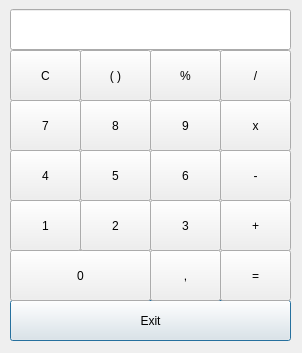
<?xml version="1.0" encoding="UTF-8"?>
<ui version="4.0">
 <class>Dialog</class>
 <widget class="QDialog" name="Dialog">
  <property name="geometry">
   <rect>
    <x>0</x>
    <y>0</y>
    <width>302</width>
    <height>353</height>
   </rect>
  </property>
  <property name="windowTitle">
   <string>Dialog</string>
  </property>
  <widget class="QPushButton" name="pushButton">
   <property name="geometry">
    <rect>
     <x>10</x>
     <y>300</y>
     <width>281</width>
     <height>41</height>
    </rect>
   </property>
   <property name="text">
    <string>Exit</string>
   </property>
  </widget>
  <widget class="QPushButton" name="pushButton_13">
   <property name="geometry">
    <rect>
     <x>10</x>
     <y>250</y>
     <width>141</width>
     <height>51</height>
    </rect>
   </property>
   <property name="text">
    <string>0</string>
   </property>
   <property name="iconSize">
    <size>
     <width>30</width>
     <height>30</height>
    </size>
   </property>
  </widget>
  <widget class="QPushButton" name="pushButton_18">
   <property name="geometry">
    <rect>
     <x>10</x>
     <y>100</y>
     <width>71</width>
     <height>51</height>
    </rect>
   </property>
   <property name="text">
    <string>7</string>
   </property>
   <property name="iconSize">
    <size>
     <width>30</width>
     <height>30</height>
    </size>
   </property>
  </widget>
  <widget class="QLineEdit" name="lineEdit">
   <property name="geometry">
    <rect>
     <x>10</x>
     <y>9</y>
     <width>281</width>
     <height>41</height>
    </rect>
   </property>
  </widget>
  <widget class="QPushButton" name="pushButton_20">
   <property name="geometry">
    <rect>
     <x>10</x>
     <y>50</y>
     <width>71</width>
     <height>51</height>
    </rect>
   </property>
   <property name="text">
    <string>C</string>
   </property>
   <property name="iconSize">
    <size>
     <width>30</width>
     <height>30</height>
    </size>
   </property>
  </widget>
  <widget class="QPushButton" name="pushButton_9">
   <property name="geometry">
    <rect>
     <x>10</x>
     <y>150</y>
     <width>71</width>
     <height>51</height>
    </rect>
   </property>
   <property name="text">
    <string>4</string>
   </property>
   <property name="iconSize">
    <size>
     <width>30</width>
     <height>30</height>
    </size>
   </property>
  </widget>
  <widget class="QPushButton" name="pushButton_5">
   <property name="geometry">
    <rect>
     <x>220</x>
     <y>150</y>
     <width>71</width>
     <height>51</height>
    </rect>
   </property>
   <property name="text">
    <string>-</string>
   </property>
   <property name="iconSize">
    <size>
     <width>30</width>
     <height>30</height>
    </size>
   </property>
  </widget>
  <widget class="QPushButton" name="pushButton_16">
   <property name="geometry">
    <rect>
     <x>150</x>
     <y>150</y>
     <width>71</width>
     <height>51</height>
    </rect>
   </property>
   <property name="text">
    <string>6</string>
   </property>
   <property name="iconSize">
    <size>
     <width>30</width>
     <height>30</height>
    </size>
   </property>
  </widget>
  <widget class="QPushButton" name="pushButton_6">
   <property name="geometry">
    <rect>
     <x>220</x>
     <y>100</y>
     <width>71</width>
     <height>51</height>
    </rect>
   </property>
   <property name="text">
    <string>x</string>
   </property>
   <property name="iconSize">
    <size>
     <width>30</width>
     <height>30</height>
    </size>
   </property>
  </widget>
  <widget class="QPushButton" name="pushButton_8">
   <property name="geometry">
    <rect>
     <x>220</x>
     <y>50</y>
     <width>71</width>
     <height>51</height>
    </rect>
   </property>
   <property name="text">
    <string>/</string>
   </property>
   <property name="iconSize">
    <size>
     <width>30</width>
     <height>30</height>
    </size>
   </property>
  </widget>
  <widget class="QPushButton" name="pushButton_7">
   <property name="geometry">
    <rect>
     <x>220</x>
     <y>200</y>
     <width>71</width>
     <height>51</height>
    </rect>
   </property>
   <property name="text">
    <string>+</string>
   </property>
   <property name="iconSize">
    <size>
     <width>30</width>
     <height>30</height>
    </size>
   </property>
  </widget>
  <widget class="QPushButton" name="pushButton_22">
   <property name="geometry">
    <rect>
     <x>150</x>
     <y>50</y>
     <width>71</width>
     <height>51</height>
    </rect>
   </property>
   <property name="text">
    <string>%</string>
   </property>
   <property name="iconSize">
    <size>
     <width>30</width>
     <height>30</height>
    </size>
   </property>
  </widget>
  <widget class="QPushButton" name="pushButton_12">
   <property name="geometry">
    <rect>
     <x>150</x>
     <y>200</y>
     <width>71</width>
     <height>51</height>
    </rect>
   </property>
   <property name="text">
    <string>3</string>
   </property>
   <property name="iconSize">
    <size>
     <width>30</width>
     <height>30</height>
    </size>
   </property>
  </widget>
  <widget class="QPushButton" name="pushButton_17">
   <property name="geometry">
    <rect>
     <x>150</x>
     <y>100</y>
     <width>71</width>
     <height>51</height>
    </rect>
   </property>
   <property name="text">
    <string>9</string>
   </property>
   <property name="iconSize">
    <size>
     <width>30</width>
     <height>30</height>
    </size>
   </property>
  </widget>
  <widget class="QPushButton" name="pushButton_14">
   <property name="geometry">
    <rect>
     <x>150</x>
     <y>250</y>
     <width>71</width>
     <height>51</height>
    </rect>
   </property>
   <property name="text">
    <string>,</string>
   </property>
   <property name="iconSize">
    <size>
     <width>30</width>
     <height>30</height>
    </size>
   </property>
  </widget>
  <widget class="QPushButton" name="pushButton_19">
   <property name="geometry">
    <rect>
     <x>80</x>
     <y>100</y>
     <width>71</width>
     <height>51</height>
    </rect>
   </property>
   <property name="text">
    <string>8</string>
   </property>
   <property name="iconSize">
    <size>
     <width>30</width>
     <height>30</height>
    </size>
   </property>
  </widget>
  <widget class="QPushButton" name="pushButton_10">
   <property name="geometry">
    <rect>
     <x>10</x>
     <y>200</y>
     <width>71</width>
     <height>51</height>
    </rect>
   </property>
   <property name="text">
    <string>1</string>
   </property>
   <property name="iconSize">
    <size>
     <width>30</width>
     <height>30</height>
    </size>
   </property>
  </widget>
  <widget class="QPushButton" name="pushButton_21">
   <property name="geometry">
    <rect>
     <x>80</x>
     <y>50</y>
     <width>71</width>
     <height>51</height>
    </rect>
   </property>
   <property name="text">
    <string>( )</string>
   </property>
   <property name="iconSize">
    <size>
     <width>30</width>
     <height>30</height>
    </size>
   </property>
  </widget>
  <widget class="QPushButton" name="pushButton_11">
   <property name="geometry">
    <rect>
     <x>80</x>
     <y>200</y>
     <width>71</width>
     <height>51</height>
    </rect>
   </property>
   <property name="text">
    <string>2</string>
   </property>
   <property name="iconSize">
    <size>
     <width>30</width>
     <height>30</height>
    </size>
   </property>
  </widget>
  <widget class="QPushButton" name="pushButton_4">
   <property name="geometry">
    <rect>
     <x>220</x>
     <y>250</y>
     <width>71</width>
     <height>51</height>
    </rect>
   </property>
   <property name="text">
    <string>=</string>
   </property>
   <property name="iconSize">
    <size>
     <width>30</width>
     <height>30</height>
    </size>
   </property>
  </widget>
  <widget class="QPushButton" name="pushButton_15">
   <property name="geometry">
    <rect>
     <x>80</x>
     <y>150</y>
     <width>71</width>
     <height>51</height>
    </rect>
   </property>
   <property name="text">
    <string>5</string>
   </property>
   <property name="iconSize">
    <size>
     <width>30</width>
     <height>30</height>
    </size>
   </property>
  </widget>
 </widget>
 <resources/>
 <connections/>
</ui>
